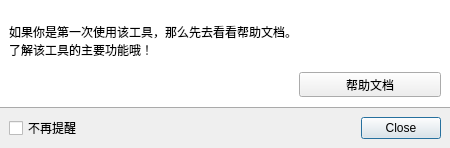
<?xml version="1.0" encoding="UTF-8"?>
<ui version="4.0">
 <class>W_SoftwareFirstTip</class>
 <widget class="QDialog" name="W_SoftwareFirstTip">
  <property name="geometry">
   <rect>
    <x>0</x>
    <y>0</y>
    <width>450</width>
    <height>148</height>
   </rect>
  </property>
  <property name="windowTitle">
   <string>提示</string>
  </property>
  <property name="styleSheet">
   <string notr="true">#widget_title{
	background-color: rgb(255, 255, 255);
}</string>
  </property>
  <layout class="QVBoxLayout" name="verticalLayout" stretch="1,0">
   <property name="spacing">
    <number>0</number>
   </property>
   <property name="leftMargin">
    <number>0</number>
   </property>
   <property name="topMargin">
    <number>0</number>
   </property>
   <property name="rightMargin">
    <number>0</number>
   </property>
   <property name="bottomMargin">
    <number>0</number>
   </property>
   <item>
    <widget class="QWidget" name="widget_context" native="true">
     <property name="styleSheet">
      <string notr="true">#widget_context{
	background-color: rgb(255, 255, 255);
	border-bottom:1px solid #aaa;
}
</string>
     </property>
     <layout class="QGridLayout" name="gridLayout" rowstretch="1,0" columnstretch="2,1">
      <property name="bottomMargin">
       <number>11</number>
      </property>
      <item row="0" column="0" colspan="2">
       <widget class="QLabel" name="label">
        <property name="styleSheet">
         <string notr="true"/>
        </property>
        <property name="text">
         <string>
如果你是第一次使用该工具，那么先去看看帮助文档。
了解该工具的主要功能哦！</string>
        </property>
        <property name="alignment">
         <set>Qt::AlignLeading|Qt::AlignLeft|Qt::AlignTop</set>
        </property>
       </widget>
      </item>
      <item row="1" column="0">
       <widget class="QWidget" name="widget" native="true"/>
      </item>
      <item row="1" column="1">
       <widget class="QToolButton" name="toolButton">
        <property name="sizePolicy">
         <sizepolicy hsizetype="Preferred" vsizetype="Preferred">
          <horstretch>0</horstretch>
          <verstretch>0</verstretch>
         </sizepolicy>
        </property>
        <property name="text">
         <string>帮助文档</string>
        </property>
        <property name="icon">
         <iconset resource="../../../drillgifactionsequenceeditor.qrc">
          <normaloff>:/DrillGIFActionSequenceEditor/Resources/icons/nav/Help.png</normaloff>:/DrillGIFActionSequenceEditor/Resources/icons/nav/Help.png</iconset>
        </property>
        <property name="iconSize">
         <size>
          <width>20</width>
          <height>20</height>
         </size>
        </property>
        <property name="toolButtonStyle">
         <enum>Qt::ToolButtonTextBesideIcon</enum>
        </property>
       </widget>
      </item>
     </layout>
    </widget>
   </item>
   <item>
    <layout class="QHBoxLayout" name="horizontalLayout" stretch="0,0,0">
     <property name="leftMargin">
      <number>9</number>
     </property>
     <property name="topMargin">
      <number>8</number>
     </property>
     <property name="rightMargin">
      <number>9</number>
     </property>
     <property name="bottomMargin">
      <number>8</number>
     </property>
     <item>
      <widget class="QCheckBox" name="checkBox">
       <property name="text">
        <string>不再提醒</string>
       </property>
      </widget>
     </item>
     <item>
      <spacer name="horizontalSpacer">
       <property name="orientation">
        <enum>Qt::Horizontal</enum>
       </property>
       <property name="sizeHint" stdset="0">
        <size>
         <width>40</width>
         <height>20</height>
        </size>
       </property>
      </spacer>
     </item>
     <item>
      <widget class="QDialogButtonBox" name="buttonBox">
       <property name="standardButtons">
        <set>QDialogButtonBox::Close</set>
       </property>
      </widget>
     </item>
    </layout>
   </item>
  </layout>
 </widget>
 <resources>
  <include location="../../../drillgifactionsequenceeditor.qrc"/>
 </resources>
 <connections/>
</ui>
